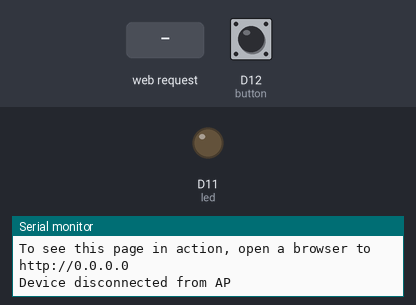
A sketch run on a simulated Arduino MKR. Shown: output pins drawn as LEDs (lit = HIGH), the last lines printed to the serial monitor. The test bench sets the inputs (shaded band); at power-on: D12 (button) LOW.

Above: at 11.2 s.
11.3 s: HTTP request GET /H received
At 12.2 s:
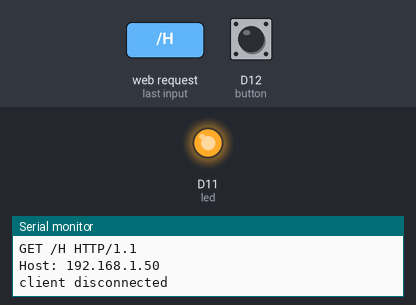
12.8 s: HTTP request GET /L received
At 13.3 s:
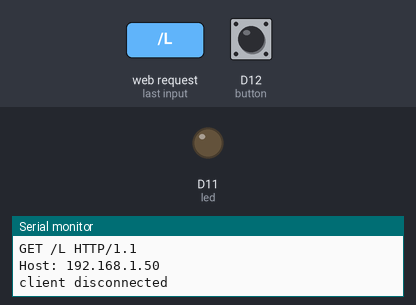
14.3 s: D12 (button) pulled HIGH for 0.15 s
At 15.0 s:
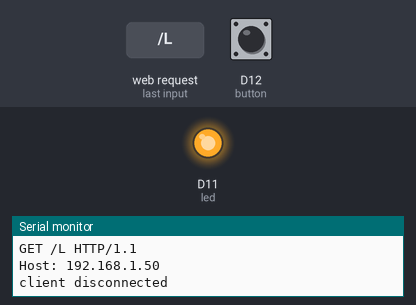
15.9 s: D12 (button) pulled HIGH for 1 s
At 16.2 s:
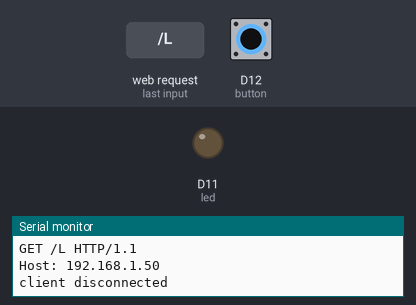
Timing chart, 0 to 18.9 s (numbered marks = the images above; inputs shaded):
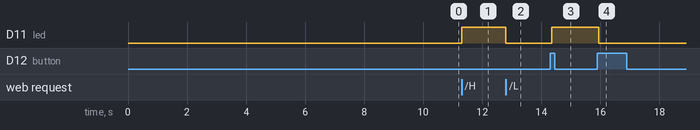

The sketch:

AP_LEB_Button_korr.ino
```cpp
#include <WiFiNINA.h>

char ssid[] = "ArduinoAP";        // your network SSID (name)
char pass[] = "testArduino25";    // your network password (use for WPA, or use as key for WEP)

int led = 11;
int button = 12;

int status = WL_IDLE_STATUS;
WiFiServer server(80);
bool ledState = LOW;

void setup() {
    Serial.begin(9600);
    while (!Serial) {
        ; // wait for serial port to connect. Needed for native USB port only
    }

    Serial.println("Access Point Web Server");

    pinMode(led, OUTPUT);      // set the LED pin mode
    pinMode(button, INPUT);

    if (WiFi.status() == WL_NO_MODULE) {
        Serial.println("Communication with WiFi module failed!");
        while (true);
    }

    String fv = WiFi.firmwareVersion();
    if (fv < WIFI_FIRMWARE_LATEST_VERSION) {
        Serial.println("Please upgrade the firmware");
    }

    Serial.print("Creating access point named: ");
    Serial.println(ssid);

    status = WiFi.beginAP(ssid, pass);
    if (status != WL_AP_LISTENING) {
        Serial.println("Creating access point failed");
        while (true);
    }

    delay(10000); // wait for connection

    server.begin();
    printWiFiStatus();
}

void loop() {
    // Check the button state
    if (digitalRead(button) == HIGH) { // Button pressed
        delay(50); // debounce delay
        if (digitalRead(button) == HIGH) { // Check again after debounce
            ledState = !ledState; // Toggle LED state
            digitalWrite(led, ledState); // Set LED
            // Status ändern, um die AJAX-Anfragen richtig zu bedienen
            while (digitalRead(button) == HIGH); // Kurze Verzögerung, um die Schaltlogik abzukapseln
        }
    }

    // Update WiFi status
    if (status != WiFi.status()) {
        status = WiFi.status();
        if (status == WL_AP_CONNECTED) {
            Serial.println("Device connected to AP");
        } else {
            Serial.println("Device disconnected from AP");
        }
    }

    WiFiClient client = server.available();   // Listen for incoming clients

    if (client) {                             // If you get a client,
        Serial.println("new client");
        String currentLine = "";
        bool responseSent = false; // Track if response has been sent           // Hold incoming data from the client
        while (client.connected()) {          // Loop while the client is connected
            if (client.available()) {         // If there's bytes to read from the client,
                char c = client.read();       // Read a byte,
                Serial.write(c);              // Print it out the serial monitor
                if (c == '\n') {              // If the byte is a newline character

                    if (currentLine.length() == 0) {

                        // Send an HTTP response headers
                        client.println("HTTP/1.1 200 OK");
                        client.println("Content-type:text/html");
                        client.println();

                        // Send HTML page
                        client.print("<!DOCTYPE html><html><head><title>LED Controller</title></head><body>");
                        client.println("<h1>LED Controller</h1>");
                        client.println("<p>Click <a href=\"/H\">here</a> to turn the LED on</p>");
                        client.println("<p>Click <a href=\"/L\">here</a> to turn the LED off</p>");
                        client.print("Current LED status: <span id='ledStatus'>");
                        client.print(ledState ? "On" : "Off");
                        client.println("</span><p>");

                        // JavaScript for automatic status refresh
                        client.println("<script>");
                        client.println("setInterval(function() {");
                        client.println("  var xhr = new XMLHttpRequest();");
                        client.println("  xhr.onreadystatechange = function() {");
                        client.println("    if (xhr.readyState == 4 && xhr.status == 200) {");
                        client.println("      document.getElementById('ledStatus').innerHTML = xhr.responseText;");
                        //client.println("      if (xhr.responseText === 'Off') {");
                        //client.println("        alert('The LED is OFF!');"); // Optional alert
                        //client.println("      }");
                        client.println("    }");
                        client.println("  };");
                        client.println("  xhr.open('GET', '/status', true);");
                        client.println("  xhr.send();");
                        client.println("}, 2000);"); // Update every 2 seconds
                        client.println("</script>");

                        client.println("</body></html>");
                        break; // Exit the while loop

                    } else {
                        currentLine = ""; // Clear the current line
                    }
                }
                else if (c != '\r') {
                    currentLine += c;
                }

                // Process requests to turn the LED on or off
                if (currentLine.endsWith("GET /H")) {
                    digitalWrite(led, HIGH);
                    ledState = true;
                }
                if (currentLine.endsWith("GET /L")) {
                    digitalWrite(led, LOW);
                    ledState = false;
                }
            }
        }

        client.stop();
        Serial.println("client disconnected");
    }

     // Serve status request if available
    if (client.connected()) {
      // Only check for status requests if client is still connected
      String request = client.readStringUntil('\n');
        if (request.startsWith("GET /status")) {
            client.print(ledState ? "On" : "Off");
            client.stop();
        }

    }
}

void printWiFiStatus() {
    Serial.print("SSID: ");
    Serial.println(WiFi.SSID());

    IPAddress ip = WiFi.localIP();
    Serial.print("IP Address: ");
    Serial.println(ip);

    Serial.print("To see this page in action, open a browser to http://");
    Serial.println(ip);
}
```

Measured:
- after the input at 11.3 s, D11 (led): LOW → HIGH at once
- after the input at 12.8 s, D11 (led): HIGH → LOW at once
- after the input at 14.3 s, D11 (led): LOW → HIGH after 0.05 s
- after the input at 15.9 s, D11 (led): HIGH → LOW after 0.05 s
